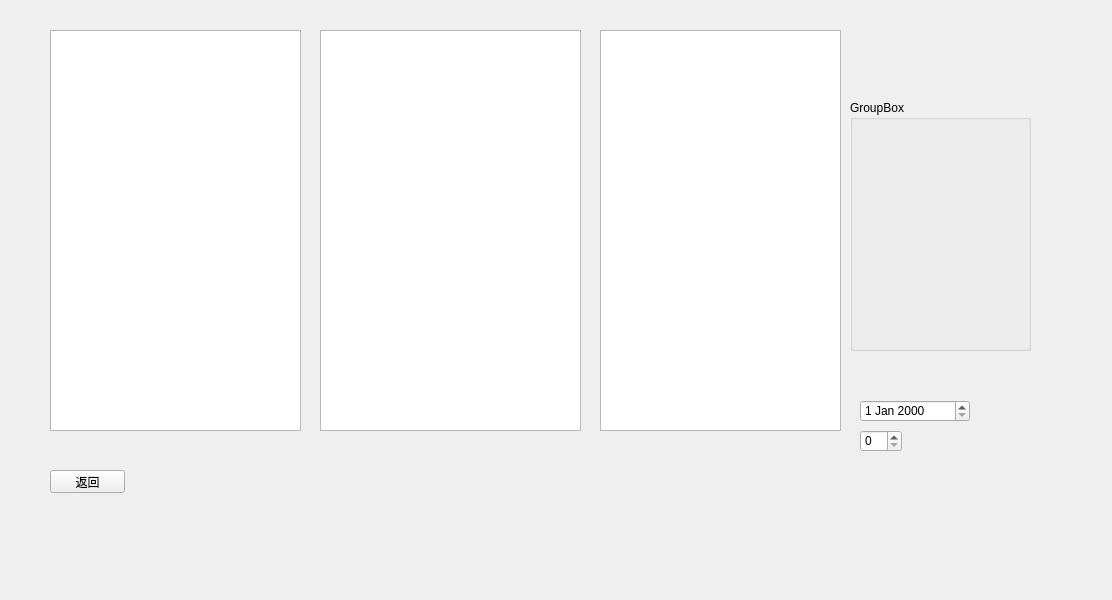
<?xml version="1.0" encoding="UTF-8"?>
<ui version="4.0">
 <class>MainWindow2</class>
 <widget class="QMainWindow" name="MainWindow2">
  <property name="geometry">
   <rect>
    <x>0</x>
    <y>0</y>
    <width>1112</width>
    <height>600</height>
   </rect>
  </property>
  <property name="windowTitle">
   <string>List View</string>
  </property>
  <property name="toolButtonStyle">
   <enum>Qt::ToolButtonIconOnly</enum>
  </property>
  <widget class="QWidget" name="centralwidget">
   <widget class="QListView" name="listView">
    <property name="geometry">
     <rect>
      <x>50</x>
      <y>30</y>
      <width>251</width>
      <height>401</height>
     </rect>
    </property>
   </widget>
   <widget class="QPushButton" name="exitbutton">
    <property name="geometry">
     <rect>
      <x>50</x>
      <y>470</y>
      <width>75</width>
      <height>23</height>
     </rect>
    </property>
    <property name="text">
     <string>返回</string>
    </property>
   </widget>
   <widget class="QTableView" name="tableView">
    <property name="geometry">
     <rect>
      <x>320</x>
      <y>30</y>
      <width>261</width>
      <height>401</height>
     </rect>
    </property>
   </widget>
   <widget class="QTreeView" name="treeView">
    <property name="geometry">
     <rect>
      <x>600</x>
      <y>30</y>
      <width>241</width>
      <height>401</height>
     </rect>
    </property>
   </widget>
   <widget class="QGroupBox" name="groupBox">
    <property name="geometry">
     <rect>
      <x>850</x>
      <y>100</y>
      <width>181</width>
      <height>251</height>
     </rect>
    </property>
    <property name="title">
     <string>GroupBox</string>
    </property>
    <property name="flat">
     <bool>false</bool>
    </property>
    <property name="checkable">
     <bool>false</bool>
    </property>
   </widget>
   <widget class="QDateEdit" name="dateEdit">
    <property name="geometry">
     <rect>
      <x>860</x>
      <y>400</y>
      <width>110</width>
      <height>22</height>
     </rect>
    </property>
   </widget>
   <widget class="QSpinBox" name="spinBox">
    <property name="geometry">
     <rect>
      <x>860</x>
      <y>430</y>
      <width>42</width>
      <height>22</height>
     </rect>
    </property>
   </widget>
  </widget>
 </widget>
 <resources/>
 <connections/>
</ui>
